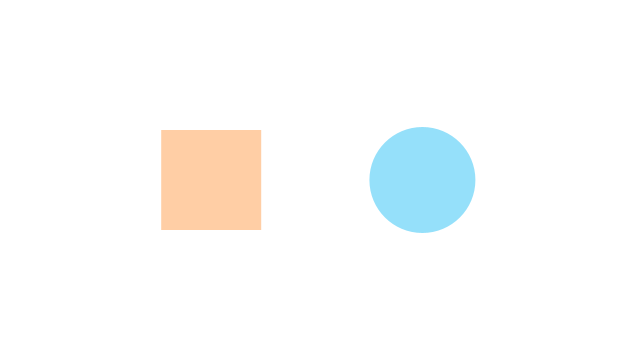
Frame 1 (no input)
Frame 60 (the mouse pressed at the canvas centre just before this capture): identical to frame 1, image omitted
Frame 120 (the mouse held since frame 60 and released just before this capture): identical to frame 1, image omitted

The Processing sketch that drew this single still picture (run headless with seeded random() and noise(); from frame 60 on, the mouse is pressed at the canvas centre):

// Processing sketch: processing_49984
// ── processing_49984.pde

float rx, ry;    // rectangle x- and y-coordinate
float rd = 100;  // rectangle width

float ex, ey;    // ellipse x- and y-coordinate
float ed = 106;  // ellipse diameter

void setup() {
  size(640, 360);
  smooth();
  noStroke();

  // Set the x- and y-coordinates for the rectangle
  rx = width * 0.33 - rd/2;
  ry = height * 0.5 - rd/2;

  // Set the x- and y-coordinates for the ellipse
  ex = width * 0.66;
  ey = height * 0.5;

  //text setup
  textSize(12);
  textAlign(CENTER, BOTTOM);
}

void draw() {
  background(255);
  fill(255, 206, 165);
  rect(rx, ry, rd, rd);
  fill(149, 224, 250);
  ellipse(ex, ey, ed, ed);

  float x = width/2;

  //rectangle
  if (mouseX > rx && mouseX < rx +rd && mouseY >
    ry && mouseY < ry + rd) {
    if (mouseX>=x) {
      fill(82, 53, 8);
      rect(rx, ry, rd, rd);
    }
    if (mousePressed == false) {
      stroke(100);
      strokeWeight(2);
    } 
    else {
      noStroke();
      fill(8, 63, 82, 185);
      rect(rx-25, ry-25, rd+50, rd+50);
    }
  }


//circle

float d= dist(mouseX, mouseY, ex, ey);

if (d < ed/2) {
  fill(8, 63, 82);
  ellipse(ex, ey, ed, ed);
  if (mousePressed == false) {
    stroke(200);
    strokeWeight(3);
  } 
  else {
    noStroke();
    fill(82, 52, 8, 185);
    ellipse(ex, ey, ed+50, ed+50);
  }
}

//hello!
if (keyPressed) {
  text("Hello!", width/2, height*.99);
}
}
